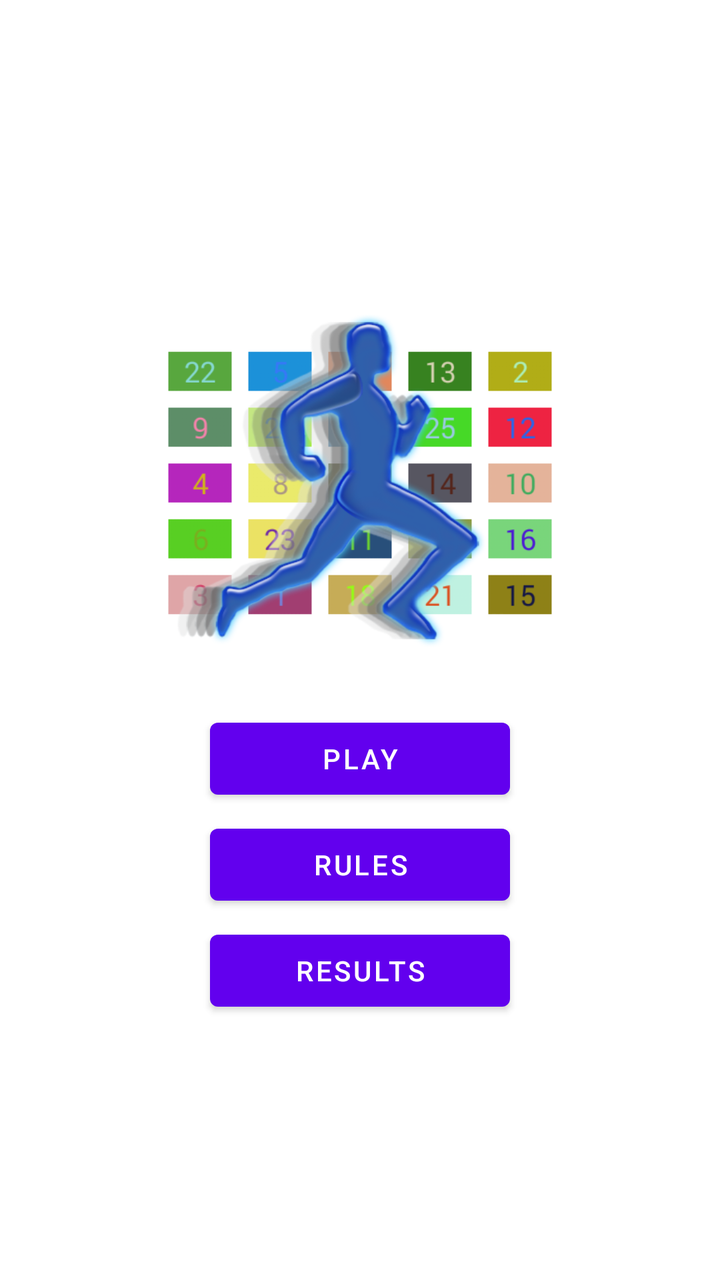
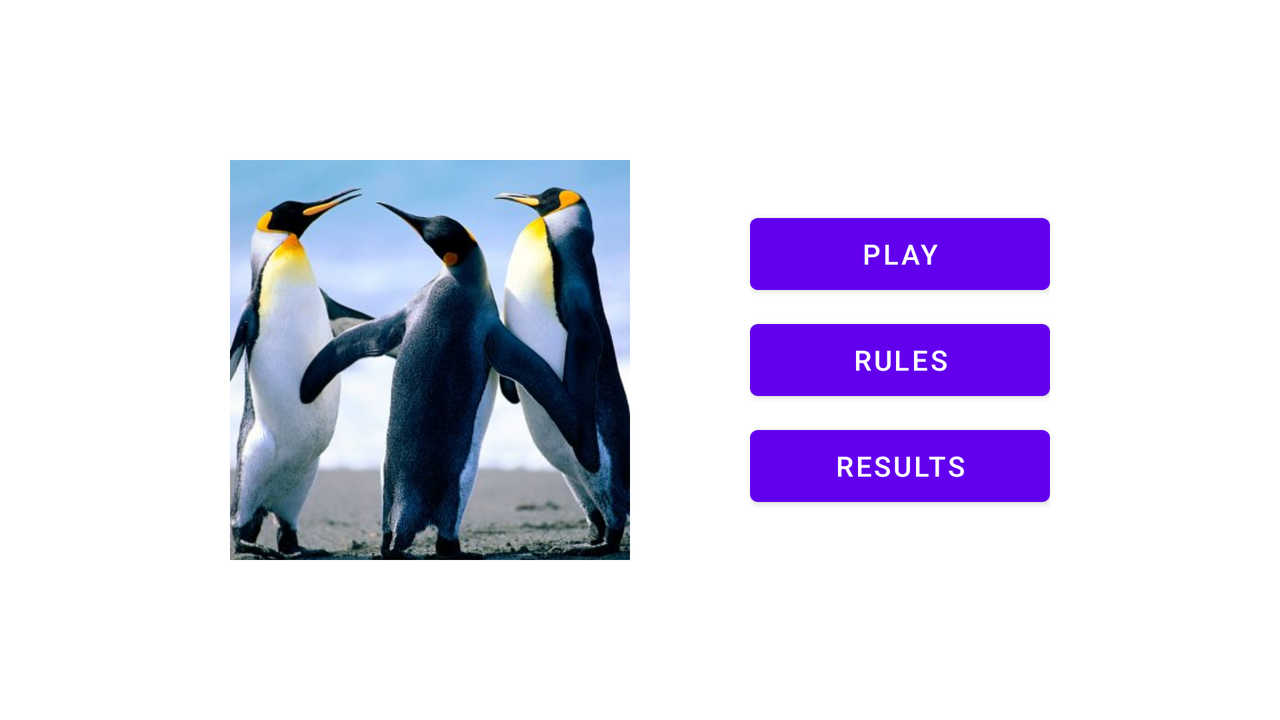

Two renders of one Android screen. The first uses the default layout on a phone; the second uses the alternative layout the repository ships for a different screen configuration, on a matching device. The two XML files are below.
<!-- AndroidManifest.xml: application theme AppTheme -->
<!-- res/layout/fragment_start.xml -->
<LinearLayout xmlns:android="http://schemas.android.com/apk/res/android"
    xmlns:tools="http://schemas.android.com/tools"
    android:layout_width="match_parent"
    android:layout_height="match_parent"
    tools:context="org.home.d2e.numbersprinter.StartFragment"
    android:gravity="center"
    android:orientation="vertical"
    android:id="@+id/Fragment_start"
    >


    

    <ImageView
        android:layout_width="200dp"
        android:layout_height="200dp"
        android:id="@+id/ivLogo"
        android:layout_gravity="center_horizontal"
        android:src="@drawable/logo01"
        android:layout_margin="10dp" />

    <Button
        android:layout_width="150dp"
        android:layout_height="wrap_content"
        android:text="@string/btnPlay"
        android:id="@+id/btnPlay"
        android:layout_gravity="center_horizontal"
        android:layout_marginTop="5dp" />

    <Button
        android:layout_width="150dp"
        android:layout_height="wrap_content"
        android:text="@string/btnRules"
        android:id="@+id/btnRules"
        android:layout_gravity="center_horizontal"
        android:layout_marginTop="5dp" />

    <Button
        android:layout_width="150dp"
        android:layout_height="wrap_content"
        android:text="@string/btnResults"
        android:id="@+id/btnResults"
        android:layout_gravity="center_horizontal"
        android:layout_marginTop="5dp" />

</LinearLayout>
<!-- resources referenced by this layout -->
<resources>
  <!-- drawable logo01: png bitmap (drawable, 109309 bytes) -->
  <string name="btnPlay">Play</string>
  <string name="btnResults">Results</string>
  <string name="btnRules">Rules</string>
</resources>
<!-- res/layout-land/fragment_start.xml (the repository's variant of the layout above) -->
<!-- drawn on the phone turned sideways -->
<LinearLayout xmlns:android="http://schemas.android.com/apk/res/android"
    xmlns:tools="http://schemas.android.com/tools"
    android:id="@+id/Fragment_start"
    android:layout_width="match_parent"
    android:layout_height="match_parent"
    android:orientation="horizontal"
    tools:context="org.home.d2e.numbersprinter.StartFragment"
    android:gravity="center">


    

    <ImageView
        android:id="@+id/ivLogo"
        android:layout_width="200dp"
        android:layout_height="200dp"
        android:src="@drawable/penguins01" />

    <LinearLayout
        android:layout_width="wrap_content"
        android:layout_height="match_parent"
        android:layout_gravity="center_vertical"
        android:orientation="vertical"
        android:gravity="center_vertical"
        android:layout_marginLeft="60dp">

        <Button
            android:id="@+id/btnPlay"
            android:layout_width="150dp"
            android:layout_height="wrap_content"
            android:layout_gravity="center"
            android:text="@string/btnPlay" />

        <Button
            android:id="@+id/btnRules"
            android:layout_width="150dp"
            android:layout_height="wrap_content"
            android:layout_marginTop="5dp"
            android:text="@string/btnRules" />

        <Button
            android:id="@+id/btnResults"
            android:layout_width="150dp"
            android:layout_height="wrap_content"
            android:layout_gravity="center"
            android:layout_marginTop="5dp"
            android:text="@string/btnResults" />

    </LinearLayout>

</LinearLayout>
<!-- resources referenced by the variant -->
<!-- as the phone turned sideways resolves them -->
<resources>
  <!-- drawable penguins01: jpg bitmap (drawable, 29482 bytes) -->
  <string name="btnPlay">Play</string>
  <string name="btnResults">Results</string>
  <string name="btnRules">Rules</string>
</resources>
